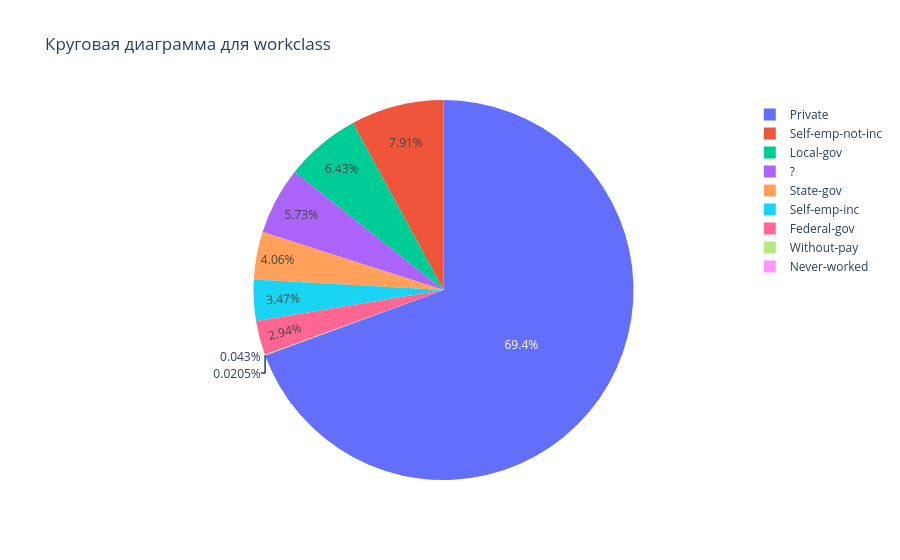
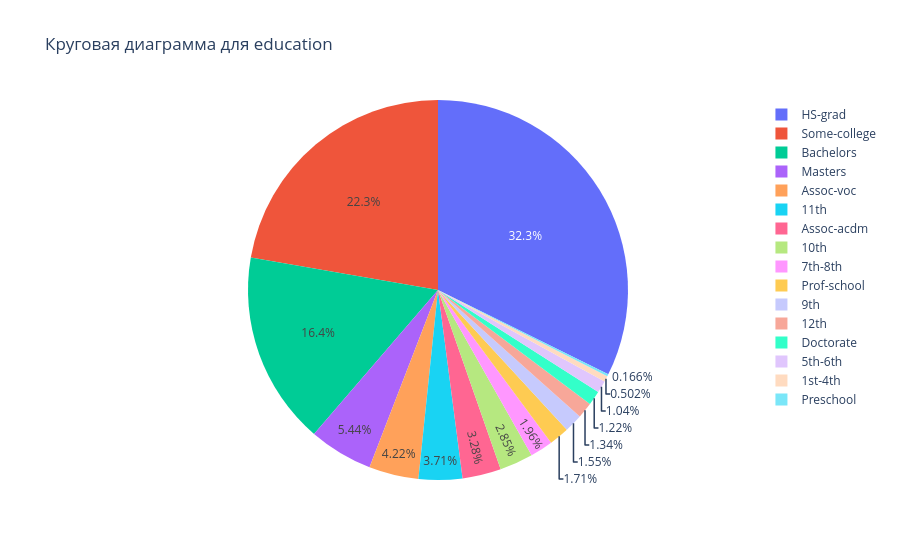
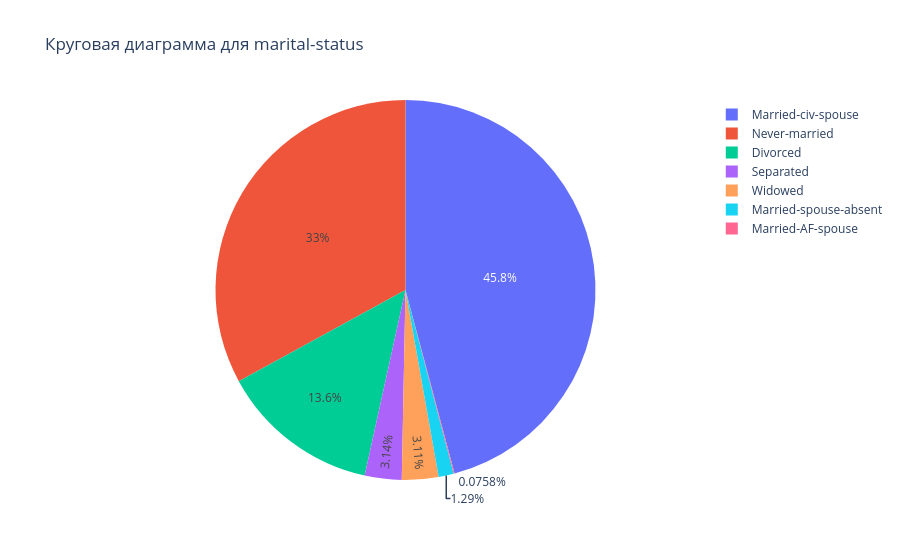
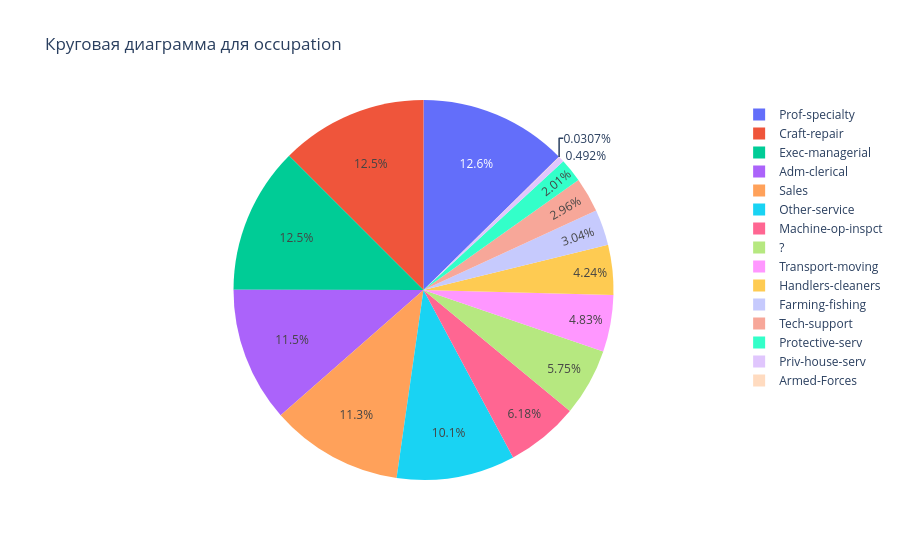

Notebook code cell kept with these figures, in order:
### Code cell
create_pie_charts(df, category)

### Figure 1 — Plotly figure (JSON) as saved in the notebook; plotly's stock layout.template omitted (floating-point values rounded to 4 significant figures)
{"data": [{"domain": {"x": [0, 1], "y": [0, 1]}, "hovertemplate": "workclass=%{label}<br>count=%{value}<extra></extra>", "labels": ["Private", "Self-emp-not-inc", "Local-gov", "?", "State-gov", "Self-emp-inc", "Federal-gov", "Without-pay", "Never-worked"], "legendgroup": "", "name": "", "showlegend": true, "type": "pie", "values": [33860, 3861, 3136, 2795, 1981, 1694, 1432, 21, 10]}], "layout": {"legend": {"tracegroupgap": 0}, "title": {"text": "Круговая диаграмма для workclass"}}}

### Figure 2 — Plotly figure (JSON) as saved in the notebook; plotly's stock layout.template omitted (floating-point values rounded to 4 significant figures)
{"data": [{"domain": {"x": [0, 1], "y": [0, 1]}, "hovertemplate": "education=%{label}<br>count=%{value}<extra></extra>", "labels": ["HS-grad", "Some-college", "Bachelors", "Masters", "Assoc-voc", "11th", "Assoc-acdm", "10th", "7th-8th", "Prof-school", "9th", "12th", "Doctorate", "5th-6th", "1st-4th", "Preschool"], "legendgroup": "", "name": "", "showlegend": true, "type": "pie", "values": [15770, 10863, 8013, 2656, 2060, 1812, 1601, 1389, 954, 834, 756, 655, 594, 507, 245, 81]}], "layout": {"legend": {"tracegroupgap": 0}, "title": {"text": "Круговая диаграмма для education"}}}

### Figure 3 — Plotly figure (JSON) as saved in the notebook; plotly's stock layout.template omitted (floating-point values rounded to 4 significant figures)
{"data": [{"domain": {"x": [0, 1], "y": [0, 1]}, "hovertemplate": "marital-status=%{label}<br>count=%{value}<extra></extra>", "labels": ["Married-civ-spouse", "Never-married", "Divorced", "Separated", "Widowed", "Married-spouse-absent", "Married-AF-spouse"], "legendgroup": "", "name": "", "showlegend": true, "type": "pie", "values": [22366, 16082, 6630, 1530, 1518, 627, 37]}], "layout": {"legend": {"tracegroupgap": 0}, "title": {"text": "Круговая диаграмма для marital-status"}}}

### Figure 4 — Plotly figure (JSON) as saved in the notebook; plotly's stock layout.template omitted (floating-point values rounded to 4 significant figures)
{"data": [{"domain": {"x": [0, 1], "y": [0, 1]}, "hovertemplate": "occupation=%{label}<br>count=%{value}<extra></extra>", "labels": ["Prof-specialty", "Craft-repair", "Exec-managerial", "Adm-clerical", "Sales", "Other-service", "Machine-op-inspct", "?", "Transport-moving", "Handlers-cleaners", "Farming-fishing", "Tech-support", "Protective-serv", "Priv-house-serv", "Armed-Forces"], "legendgroup": "", "name": "", "showlegend": true, "type": "pie", "values": [6165, 6102, 6082, 5606, 5501, 4919, 3017, 2805, 2355, 2071, 1485, 1445, 982, 240, 15]}], "layout": {"legend": {"tracegroupgap": 0}, "title": {"text": "Круговая диаграмма для occupation"}}}
